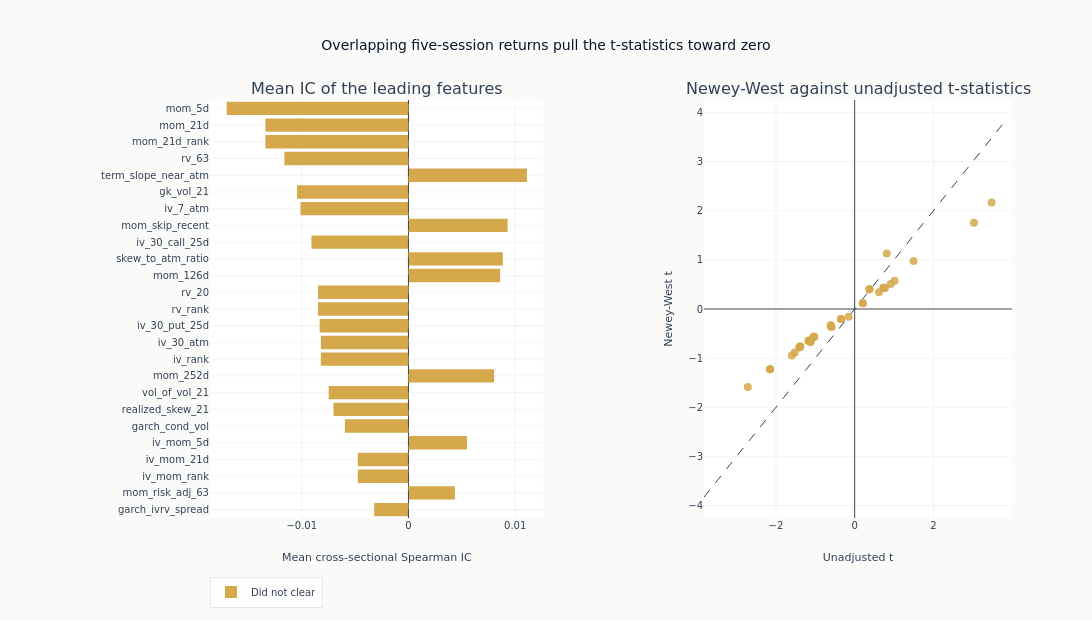

Source (notebook cell):
### Markdown cell above
### Which features rank highest, and what the adjustment does to them

The left panel ranks the leading features by absolute mean information
coefficient, coloured by whether each cleared the false-discovery adjustment.
The right panel plots the Newey-West t-statistic against its unadjusted twin for
every feature in the searched set. A point on the dashed diagonal is a feature
whose sessions carried independent information; a point pulled toward zero off
it is one whose apparent significance came from the overlap between consecutive
five-session returns rather than from the size of its correlation. Bars run
horizontally because at this many feature names a rotated vertical axis is not
legible.

### Code cell
RANKED_FEATURES = 25
top = eval_summary.head(min(RANKED_FEATURES, len(eval_summary))).reverse()

fig = make_subplots(
    rows=1,
    cols=2,
    column_widths=[0.52, 0.48],
    subplot_titles=[
        "Mean IC of the leading features",
        "Newey-West against unadjusted t-statistics",
    ],
    horizontal_spacing=0.2,
)
for cleared, color, name in (
    (True, COLORS["blue"], "Cleared BH-FDR"),
    (False, COLORS["amber"], "Did not clear"),
):
    arm = top.filter(pl.col("fdr_sig").fill_null(False) == cleared)
    if not len(arm):
        continue
    _ = fig.add_trace(
        go.Bar(
            x=arm["ic_mean"].to_list(),
            y=arm["feature"].to_list(),
            orientation="h",
            marker_color=color,
            name=name,
        ),
        row=1,
        col=1,
    )
_ = fig.add_vline(
    x=0, line={"color": COLORS["neutral"], "width": 0.8, "dash": "dash"}, row=1, col=1
)

max_t = (
    max(
        eval_summary["naive_t"].cast(pl.Float64, strict=False).abs().max() or 1.0,
        eval_summary["hac_t"].cast(pl.Float64, strict=False).abs().max() or 1.0,
    )
    * 1.1
)
_ = fig.add_trace(
    go.Scatter(
        x=[-max_t, max_t],
        y=[-max_t, max_t],
        mode="lines",
        line={"dash": "dash", "color": COLORS["neutral"], "width": 1},
        showlegend=False,
    ),
    row=1,
    col=2,
)
for cleared, color, name in (
    (True, COLORS["blue"], "Cleared BH-FDR"),
    (False, COLORS["amber"], "Did not clear"),
):
    arm = eval_summary.filter(pl.col("fdr_sig").fill_null(False) == cleared)
    if not len(arm):
        continue
    _ = fig.add_trace(
        go.Scatter(
            x=arm["naive_t"].to_list(),
            y=arm["hac_t"].to_list(),
            mode="markers",
            marker={"color": color, "size": 8, "opacity": 0.85},
            text=arm["feature"].to_list(),
            name=name,
            showlegend=False,
        ),
        row=1,
        col=2,
    )
fig.update_layout(
    title="Overlapping five-session returns pull the t-statistics toward zero",
    height=620,
    width=1150,
    margin={"l": 210},
    legend={"orientation": "h", "y": -0.14},
)
# Two traces split the ranking by outcome, so the y order has to be restated or the
# categories fall in trace order and the ranking the panel exists to show is lost.
fig.update_yaxes(categoryorder="array", categoryarray=top["feature"].to_list(), row=1, col=1)
fig.update_xaxes(title_text="Mean cross-sectional Spearman IC", row=1, col=1)
fig.update_xaxes(title_text="Unadjusted t", row=1, col=2)
fig.update_yaxes(title_text="Newey-West t", row=1, col=2)
fig.show()

### Figure 1 — Plotly figure (JSON) as saved in the notebook; plotly's stock layout.template omitted (floating-point values rounded to 4 significant figures)
{"data": [{"marker": {"color": "#D4A84B"}, "name": "Did not clear", "orientation": "h", "type": "bar", "x": [-0.003217, 0.004349, -0.004748, -0.004748, 0.005478, -0.005954, -0.007024, -0.007473, 0.008031, -0.008204, -0.008204, -0.008325, -0.008471, -0.008471, 0.00859, 0.008845, -0.009092, 0.009295, -0.01012, -0.01044, 0.0111, -0.01163, -0.0134, -0.0134, -0.01704], "xaxis": "x", "y": ["garch_ivrv_spread", "mom_risk_adj_63", "iv_mom_rank", "iv_mom_21d", "iv_mom_5d", "garch_cond_vol", "realized_skew_21", "vol_of_vol_21", "mom_252d", "iv_rank", "iv_30_atm", "iv_30_put_25d", "rv_rank", "rv_20", "mom_126d", "skew_to_atm_ratio", "iv_30_call_25d", "mom_skip_recent", "iv_7_atm", "gk_vol_21", "term_slope_near_atm", "rv_63", "mom_21d_rank", "mom_21d", "mom_5d"], "yaxis": "y"}, {"line": {"color": "#334155", "dash": "dash", "width": 1}, "mode": "lines", "showlegend": false, "type": "scatter", "x": [-3.827, 3.827], "xaxis": "x2", "y": [-3.827, 3.827], "yaxis": "y2"}, {"marker": {"color": "#D4A84B", "opacity": 0.85, "size": 8}, "mode": "markers", "name": "Did not clear", "showlegend": false, "text": ["mom_5d", "mom_21d", "mom_21d_rank", "rv_63", "term_slope_near_atm", "gk_vol_21", "iv_7_atm", "mom_skip_recent", "iv_30_call_25d", "skew_to_atm_ratio", "mom_126d", "rv_20", "rv_rank", "iv_30_put_25d", "iv_30_atm", "iv_rank", "mom_252d", "vol_of_vol_21", "realized_skew_21", "garch_cond_vol", "iv_mom_5d", "iv_mom_21d", "iv_mom_rank", "mom_risk_adj_63", "garch_ivrv_spread", "skew_rank", "skew_rr_30_25d", "spread_atm_30", "d_skew_rr_30_25d", "mom_63d", "mom_63d_rank", "ivrv_spread", "vrp_rank", "d_iv_30_atm", "d_iv_rank", "garch_vol_surprise"], "type": "scatter", "x": [-2.716, -2.15, -2.15, -1.41, 3.479, -1.382, -1.384, 0.916, -1.18, 3.031, 1.015, -1.142, -1.142, -1.054, -1.029, -1.029, 0.7678, -1.595, -1.522, -0.6074, 1.498, -1.123, -1.123, 0.6174, -0.5841, 0.7314, 0.7314, -0.609, 0.8165, 0.2079, 0.2079, -0.3481, -0.3481, 0.3767, 0.3767, -0.1531], "xaxis": "x2", "y": [-1.59, -1.228, -1.228, -0.7853, 2.167, -0.7592, -0.766, 0.5081, -0.6458, 1.755, 0.5729, -0.6396, -0.6396, -0.5769, -0.5642, -0.5642, 0.4225, -0.9482, -0.8863, -0.3255, 0.9763, -0.6707, -0.6707, 0.3399, -0.3663, 0.432, 0.432, -0.3584, 1.128, 0.116, 0.116, -0.2058, -0.2058, 0.4008, 0.4008, -0.1553], "yaxis": "y2"}], "layout": {"annotations": [{"font": {"size": 16}, "showarrow": false, "text": "Mean IC of the leading features", "x": 0.208, "xanchor": "center", "xref": "paper", "y": 1.0, "yanchor": "bottom", "yref": "paper"}, {"font": {"size": 16}, "showarrow": false, "text": "Newey-West against unadjusted t-statistics", "x": 0.808, "xanchor": "center", "xref": "paper", "y": 1.0, "yanchor": "bottom", "yref": "paper"}], "height": 620, "legend": {"orientation": "h", "y": -0.14}, "margin": {"l": 210}, "shapes": [{"line": {"color": "#334155", "dash": "dash", "width": 0.8}, "type": "line", "x0": 0, "x1": 0, "xref": "x", "y0": 0, "y1": 1, "yref": "y domain"}], "title": {"text": "Overlapping five-session returns pull the t-statistics toward zero"}, "width": 1150, "xaxis": {"anchor": "y", "domain": [0.0, 0.416], "title": {"text": "Mean cross-sectional Spearman IC"}}, "xaxis2": {"anchor": "y2", "domain": [0.616, 1.0], "title": {"text": "Unadjusted t"}}, "yaxis": {"anchor": "x", "categoryarray": ["garch_ivrv_spread", "mom_risk_adj_63", "iv_mom_rank", "iv_mom_21d", "iv_mom_5d", "garch_cond_vol", "realized_skew_21", "vol_of_vol_21", "mom_252d", "iv_rank", "iv_30_atm", "iv_30_put_25d", "rv_rank", "rv_20", "mom_126d", "skew_to_atm_ratio", "iv_30_call_25d", "mom_skip_recent", "iv_7_atm", "gk_vol_21", "term_slope_near_atm", "rv_63", "mom_21d_rank", "mom_21d", "mom_5d"], "categoryorder": "array", "domain": [0.0, 1.0]}, "yaxis2": {"anchor": "x2", "domain": [0.0, 1.0], "title": {"text": "Newey-West t"}}}}
